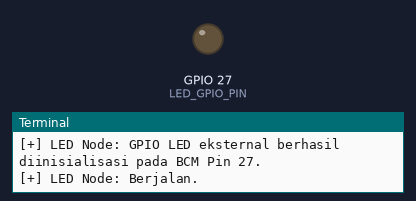
Recording of a program running on a simulated Raspberry Pi (BCM pin numbers). On the bench: output pins drawn as LEDs (lit = HIGH), the last lines printed to the terminal. System figures (address, load, memory, disk, uptime) are fixed made-up values; the clock reads 2024-03-15 10:24:30 at power-on unless the program sets it.

Above: at 0.16 s.
At 7.2 s:
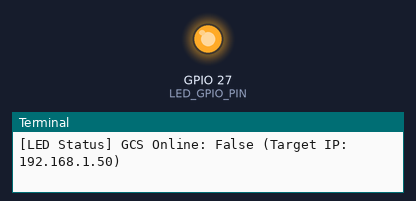
Timing chart, 0 to 7.7 s (numbered marks = the images above):
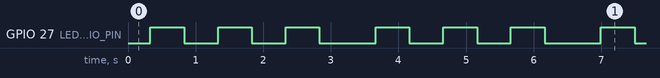

The program:

pi_led_node.py
```python
#!/usr/bin/env python3
import time
import socket
import os
import subprocess
import threading

# Configuration
USE_ONBOARD_LED = False  # Set ke True untuk memakai LED ACT bawaan Raspi
LED_GPIO_PIN = 27        # Pin GPIO untuk LED eksternal (jika USE_ONBOARD_LED = False)
LAPTOP_IP = "10.250.27.76" # Dynamic fallback untuk discrete/wakanda

# LED nyala saat koneksi Wi-Fi/GCS terdeteksi, mati/berkedip saat tidak ada koneksi

# Inisialisasi GPIO jika menggunakan LED Eksternal
try:
    import RPi.GPIO as GPIO
    GPIO.setmode(GPIO.BCM)
    GPIO.setup(LED_GPIO_PIN, GPIO.OUT)
    GPIO_AVAILABLE = True
    print(f"[+] LED Node: GPIO LED eksternal berhasil diinisialisasi pada BCM Pin {LED_GPIO_PIN}.")
except ImportError:
    GPIO_AVAILABLE = False
    print("[!] LED Node: RPi.GPIO tidak tersedia, berjalan dalam mode mock/onboard saja.")

# Fungsi kontrol LED
def set_led_state(state):
    """state: True untuk menyala (ON), False untuk mati (OFF)"""
    if USE_ONBOARD_LED:
        # Menulis ke brightness LED ACT Raspi (membutuhkan sudo)
        try:
            # Matikan trigger bawaan disk activity jika belum
            if not os.path.exists("/tmp/act_led_configured"):
                os.system("echo none | sudo tee /sys/class/leds/ACT/trigger > /dev/null 2>&1")
                # Jika fail (misal Raspberry Pi 5 memakai led0/PWR), sesuaikan:
                os.system("echo none | sudo tee /sys/class/leds/led0/trigger > /dev/null 2>&1")
                with open("/tmp/act_led_configured", "w") as f:
                    f.write("configured")

            val = "1" if state else "0"
            os.system(f"echo {val} | sudo tee /sys/class/leds/ACT/brightness > /dev/null 2>&1")
            os.system(f"echo {val} | sudo tee /sys/class/leds/led0/brightness > /dev/null 2>&1")
        except Exception:
            pass
    else:
        if GPIO_AVAILABLE:
            GPIO.output(LED_GPIO_PIN, GPIO.HIGH if state else GPIO.LOW)
        else:
            # Mock mode jika dijalankan di laptop
            pass

# Fungsi pendeteksian IP GCS
def find_gcs_ip():
    # 1. Coba cari dari tabel ARP/neighbors (karena laptop pasti ada di sana jika sedang SSH/deploy)
    # Metode ini instan, menggunakan 0 thread, dan sangat andal saat terhubung wifi
    try:
        output = subprocess.check_output(["ip", "neigh", "show"]).decode('utf-8')
        for line in output.splitlines():
            if "FAILED" not in line and ("REACHABLE" in line or "DELAY" in line or "STALE" in line):
                parts = line.split()
                if len(parts) > 0:
                    ip = parts[0]
                    # Pastikan port 5000 (GCS Flask) terbuka
                    sock = socket.socket(socket.AF_INET, socket.SOCK_STREAM)
                    sock.settimeout(0.2)
                    if sock.connect_ex((ip, 5000)) == 0:
                        sock.close()
                        return ip
                    sock.close()
    except Exception:
        pass

    # 2. Coba mDNS hostname laptop (f15.local)
    try:
        ip = socket.gethostbyname("f15.local")
        return ip
    except Exception:
        pass

    return LAPTOP_IP

if __name__ == '__main__':
    print("[+] LED Node: Berjalan.")
    last_ping_time = 0
    gcs_online = False

    try:
        while True:
            now = time.time()
            # Lakukan cek koneksi setiap 3 detik
            if now - last_ping_time > 3.0:
                last_ping_time = now
                LAPTOP_IP = find_gcs_ip()
                # Uji koneksi dengan ping cepat
                ping_check = subprocess.run(
                    ["ping", "-c", "1", "-W", "1", LAPTOP_IP],
                    stdout=subprocess.DEVNULL,
                    stderr=subprocess.DEVNULL
                )
                gcs_online = (ping_check.returncode == 0)
                print(f"[LED Status] GCS Online: {gcs_online} (Target IP: {LAPTOP_IP})")

            # Pola LED: solid saat Wi-Fi/GCS terhubung, berkedip per detik saat terputus/mencari
            if gcs_online:
                set_led_state(True)
                time.sleep(1.0)
            else:
                set_led_state(True)
                time.sleep(0.5)
                set_led_state(False)
                time.sleep(0.5)
    except KeyboardInterrupt:
        print("[-] LED Node: Dihentikan.")
        if GPIO_AVAILABLE:
            GPIO.cleanup()
```

Measured:
- by itself, GPIO 27 (LED_GPIO_PIN): repeats every 3.3 s: 2 × (LOW 0.50 s, HIGH 0.50 s), LOW 0.83 s, HIGH 0.50 s
- by itself, everything shown: repeats every 3.3 s, in 6 steps
